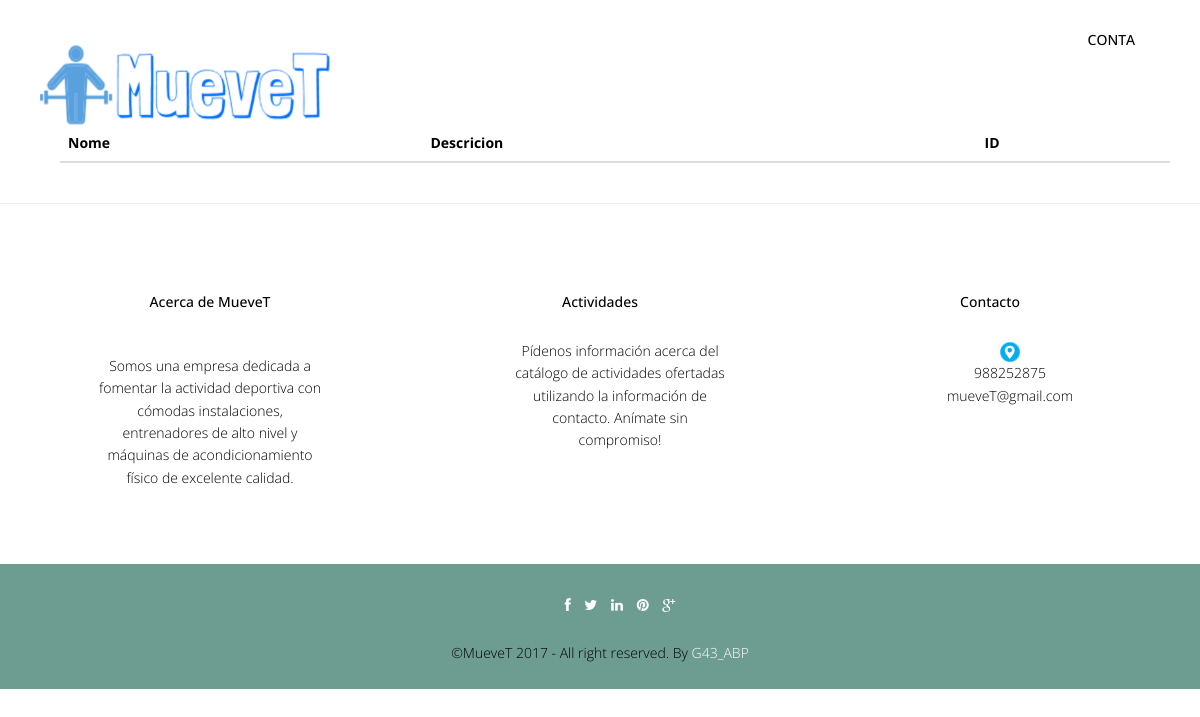
The app's page /abp/Controllers/ACTIVIDAD_INDIVIDUAL_Controller.php (signed in), older data.
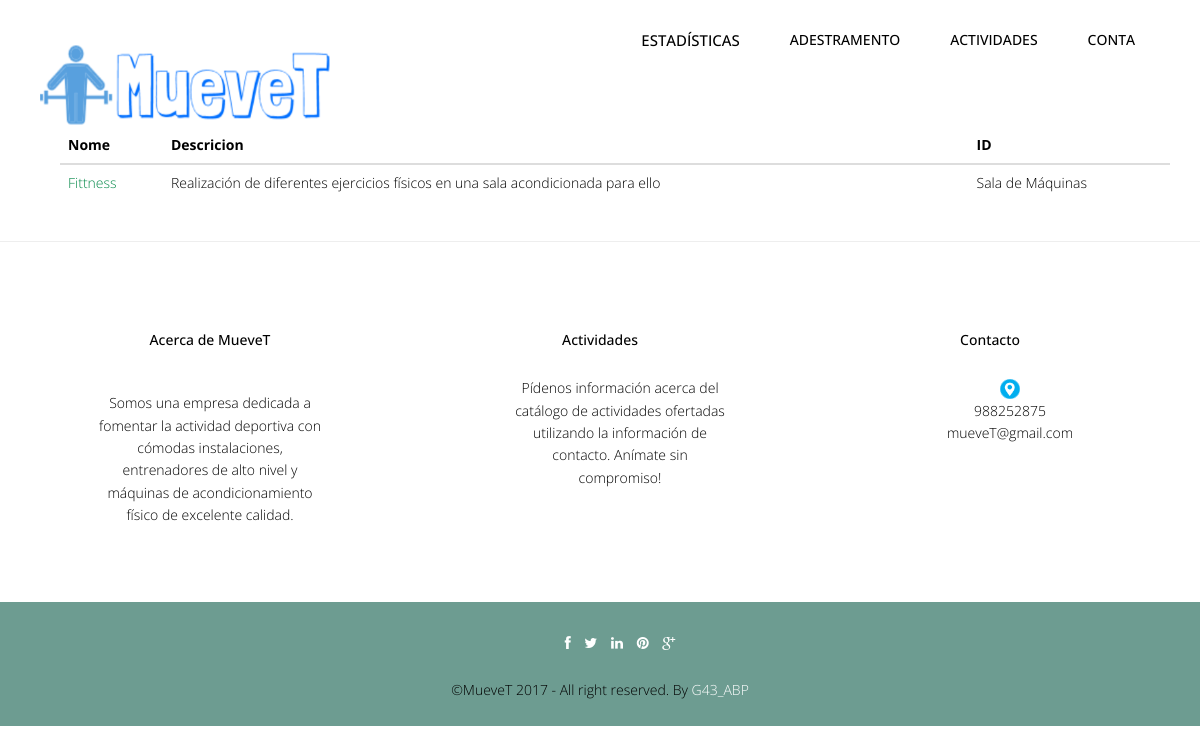
The same page, newer data.
### tables this page shows
CREATE TABLE IF NOT EXISTS `actividadindividual` (
  `idActividadIndividual` int(10) NOT NULL,
  `nombreActividadIndividual` varchar(45) NOT NULL,
  `descripcionActividadIndividual` text,
  `idInstalacion` int(10) NOT NULL
);

CREATE TABLE IF NOT EXISTS `instalacion` (
  `idInstalacion` int(10) NOT NULL,
  `nombreInstalacion` varchar(45) NOT NULL,
  `descripcionInstalacion` varchar(255) DEFAULT NULL,
  `aforoInstalacion` int(10) NOT NULL
);

### abp/Models/ACTIVIDAD_INDIVIDUAL_Model.php (called while the page is built, shortened)
<?php
include '../Functions/LibraryFunctions.php';
class ACTIVIDAD_INDIVIDUAL_Model {
    var $mysqli;
    function ConectarBD() {
        $this->mysqli = new mysqli("localhost", "root", "", "muevet");
    }
    function Listar() {
        $sql = "SELECT * FROM ACTIVIDADINDIVIDUAL";
        if (!($resultado = $this->mysqli->query($sql))) {
            return 'Error en la consulta sobre la base de datos.';
        } else {
            $toret = array();
            $i = 0;
            while ($fila = $resultado->fetch_array()) {
                $toret[$i] = $fila;
                $i++;
            }
            return $toret;
        }
    }
}
?>

### abp/Views/ACTIVIDAD_INDIVIDUAL_SHOWALL_Vista.php (the view, shortened to what the changed rows need)
<?php
class ACTIVIDAD_INDIVIDUAL_Listar {
    private $datos;
    function __construct($array, $volver) {
        $this->datos = $array;
        $this->render();
    }
    function render() {
        ?>
        <div class="container">
            <?php
            $lista = array('nombreActividadIndividual', 'descripcionActividadIndividual', 'idInstalacion');
            ?>
            <br>
            <div class="container">
                <div class="col-lg-12">
                    <table class="table">
                        <thead class="thead-dark">
                            <tr>
                                <?php
                                foreach ($lista as $titulo) {
                                    echo "<th>";
                                    echo $strings[$titulo];
                                    echo "</th>";
                                }
                                echo "</tr>";
                                echo "</thead>";
                                echo "<tbody>";
                                for ($j = 0; $j < count($this->datos); $j++) {
                                    echo "<tr>";
                                    foreach ($this->datos[$j] as $clave => $valor) {
                                        for ($i = 0; $i < count($lista); $i++) {
                                            if ($clave === $lista[$i]) {
                                                echo "<td>";
                                                if ($clave === 'nombreActividadIndividual') {
                                                    ?>
                                            <a href='ACTIVIDAD_INDIVIDUAL_Controller.php?idActividadIndividual=<?php echo $this->datos[$j]['idActividadIndividual'] . '&accion=' . $strings['Ver']; ?>'><font color="#088A4B"><?php echo $valor; ?></font></a> <?php
                                            break;
                                        } if ($clave === 'idInstalacion') {
                                            echo ConsultarNombreInstalacion($valor);
                                            break;
                                        } else {
                                            echo $valor;
                                        }
                                        echo "</td>";
                                    }
                                }
                            }
                            ?>
                                        <?php
                                }
                                ?>
                        </tbody>
                    </table>
                </div>
            </div>
        </div>
        <?php
        include '../Views/footer.php';
    }
}

### abp/Functions/LibraryFunctions.php (shortened to what the changed rows need)
<?php
function ConsultarTipoUsuarioLogin() {
    $mysqli = new mysqli("localhost", "root", "", "muevet");
    $sql = "SELECT tipoUsuario FROM USUARIO WHERE USUARIO.userName='" . $_SESSION['login'] . "'";
    $result = $mysqli->query($sql)->fetch_array();
    return $result['tipoUsuario'];
}
function ConsultarNombreInstalacion($idInstalacion) {
    $mysqli = new mysqli("localhost", "root", "", "muevet");
    $sql = "SELECT nombreInstalacion FROM Instalacion WHERE idInstalacion='" . $idInstalacion . "'";
    $result = $mysqli->query($sql)->fetch_array();
    return $result['nombreInstalacion'];
}
function añadirFuncionalidades($NOM) {
    $mysqli = new mysqli("localhost", "root", "", "muevet");
    $rol = "SELECT tipoUsuario FROM USUARIO  WHERE userName='" . $NOM['login'] . "'";
    $sql = "SELECT DISTINCT categoriaFuncionalidad FROM FUNCIONALIDAD, FUNCIONALIDAD_ROL WHERE FUNCIONALIDAD_ROL.idFuncionalidad = FUNCIONALIDAD.idFuncionalidad AND FUNCIONALIDAD_ROL.idRol=(" . $rol . ")";
    if (!($resultado = $mysqli->query($sql))) {
        echo 'Error en la consulta sobre la base de datos';
    } else {
        while ($fila = $resultado->fetch_array()) {
            $funcionalidad = $fila['categoriaFuncionalidad'];
            switch ($funcionalidad) {
                case "Gestion Entrenadores":
                    if (ConsultarTipoUsuarioLogin() == 1) {
                        ?>
                        <li class="nav-item dropdown">
                            <a class="nav-link dropdown-toggle" href="" id="navbarDropdownMenuLink" data-toggle="dropdown" aria-haspopup="true" aria-expanded="false" ><?php echo $strings['Gestión de Usuarios'] ?> </a>
                            <div class="dropdown-menu" aria-labelledby="navbarDropdownMenuLink">
                                    <a class = "dropdown-item" href = "../Controllers/ENTRENADOR_Controller.php?user=entrenador"><?php echo $strings['Gestión de Entrenadores']; ?></a><br>
                                    <a class="dropdown-item" href="../Controllers/DEPORTISTA_Controller.php?user=deportista"><?php echo $strings['Gestión de Deportistas']; ?></a><br>
                                    <a class="dropdown-item" href="../Controllers/USUARIO_Controller.php"><?php echo $strings['Gestión de Usuarios']; ?></a><br>
                            </div>
                        </li>
                        <?php
                    } else if (ConsultarTipoUsuarioLogin() == 2) { ?>
                        <li><a style="font-size:15px;" href='../Controllers/DEPORTISTA_Controller.php?user=deportista'><?php echo $strings['Gestión de Deportistas']; ?></a></li> <?php
                    }
                    break;
                case "Gestion Actividad Grupal":
                    ?>
                    <li class="nav-item dropdown">
                        <a class="nav-link dropdown-toggle" href="" id="navbarDropdownMenuLink" data-toggle="dropdown" aria-haspopup="true" aria-expanded="false"><?php echo $strings['Gestión de Actividades'] ?> </a>
                    </li>
                    <?php
                    break;
                case "Gestion Instalacion":
                    if (ConsultarTipoUsuarioLogin() == 1) {
                        ?>
                        <li><a style="font-size:15px;" href='../Controllers/INSTALACION_Controller.php'><?php echo $strings['Gestión de Instalaciones']; ?></a></li> <?php
                    }
                    break;
                case "Gestion Ejercicios":
                    ?>
                    <li class="nav-item dropdown">
                        <a class="nav-link dropdown-toggle" href="" id="navbarDropdownMenuLink" data-toggle="dropdown" aria-haspopup="true" aria-expanded="false" ><?php echo $strings['Entrenamiento'] ?> </a>
                    </li>
                    <?php
                    break;
                     case "Gestion Estadisticas":
                    if (ConsultarTipoUsuarioLogin() == 3) {
                        ?>
                        <li><a style="font-size:15px;" href='../Controllers/ESTADISTICAS_Controller.php?userName=<?php echo $_SESSION['login']?>'> <?php echo $strings['Gestión de Estadisticas']; ?></a></li> <?php
                    }
                    break;
                    ?><li><a style="font-size:15px;" href="../Controllers/INSCRIPCION_Controller.php?act=grupal"><?php echo $strings['Gestión de Inscripciones']; ?></a></li> <?php
                default:
                    break;
            }
        }
    }
}
function showNavbar() {
    if (!isset($_SESSION)) {
        echo '<br><br><li role="presentation" class="active"><a href="../Functions/Conectar.php" class="m1">Iniciar Sesion</a></li>';
    } else {
        añadirFuncionalidades($_SESSION);
        ?>
        <?php
    }
}
?>

Row changes from the older to the newer data that the page shows:
added actividadindividual: nombreActividadIndividual "Fittness", descripcionActividadIndividual "Realización de diferentes ejercicios físicos en una sala acondicionada para ello", idInstalacion.nombreInstalacion "Sala de Máquinas"
Text that changed along with them:
new list line: "ESTADÍSTICAS"
new list line: "ADESTRAMENTO"
new list line: "ACTIVIDADES"
